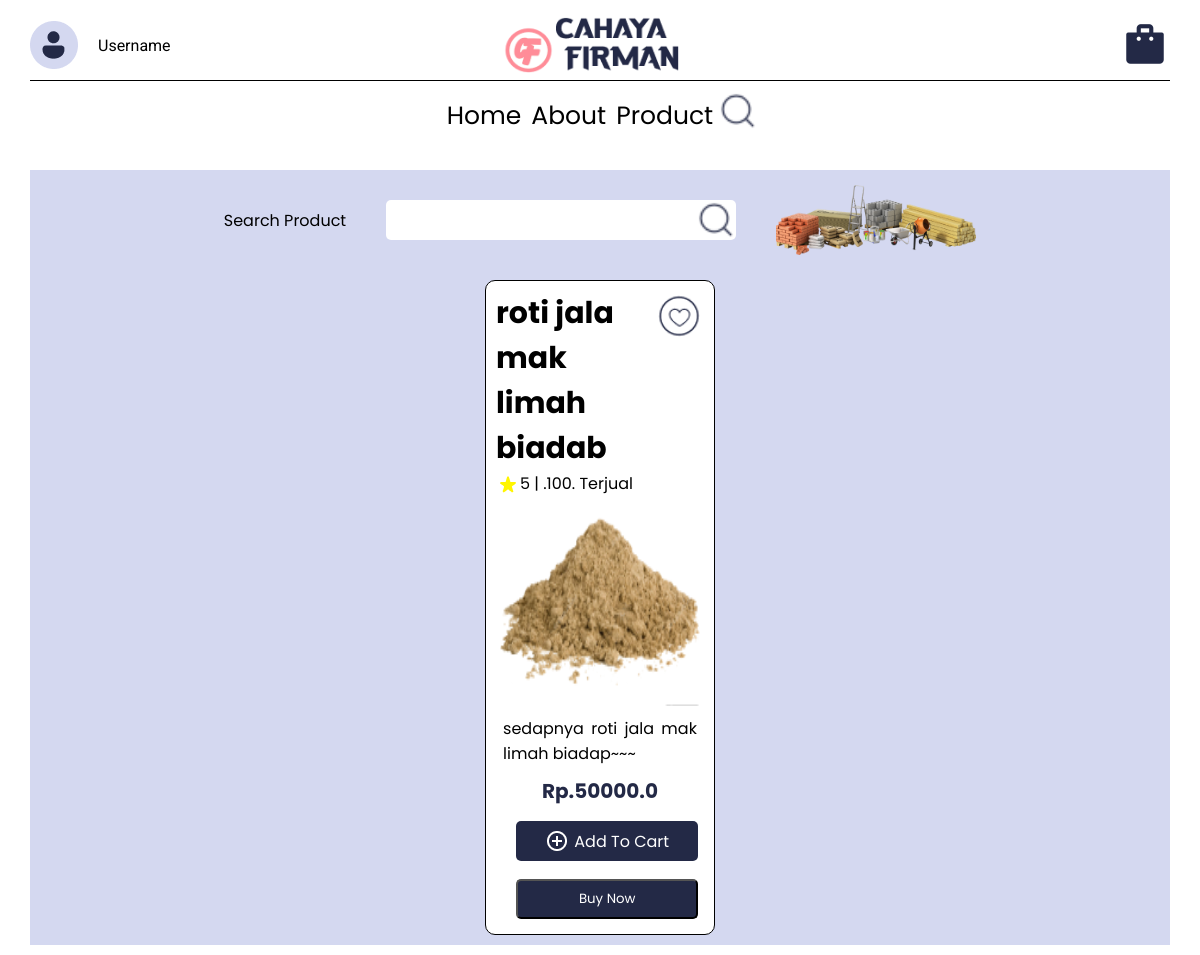
Before: / with the older database file.
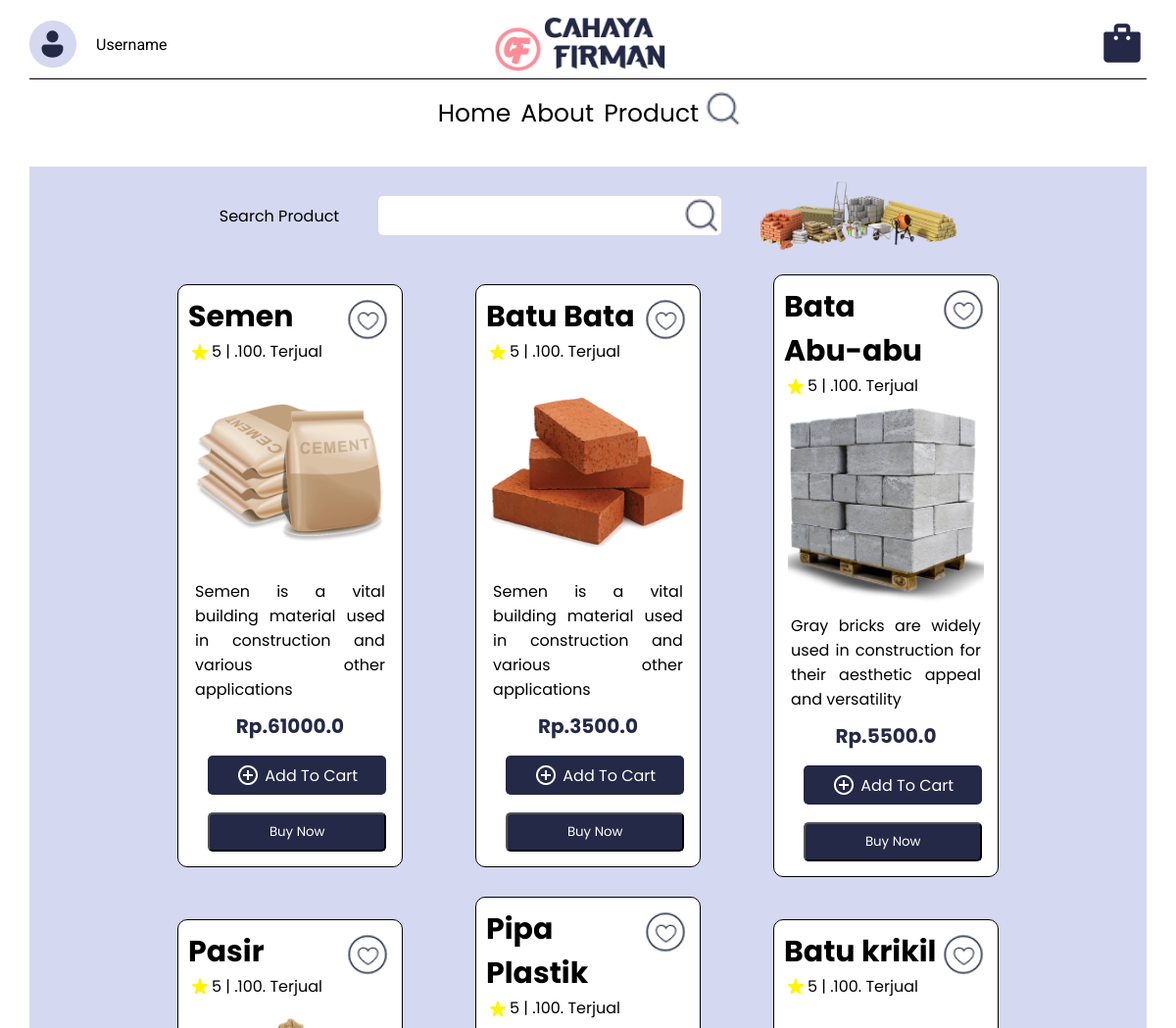
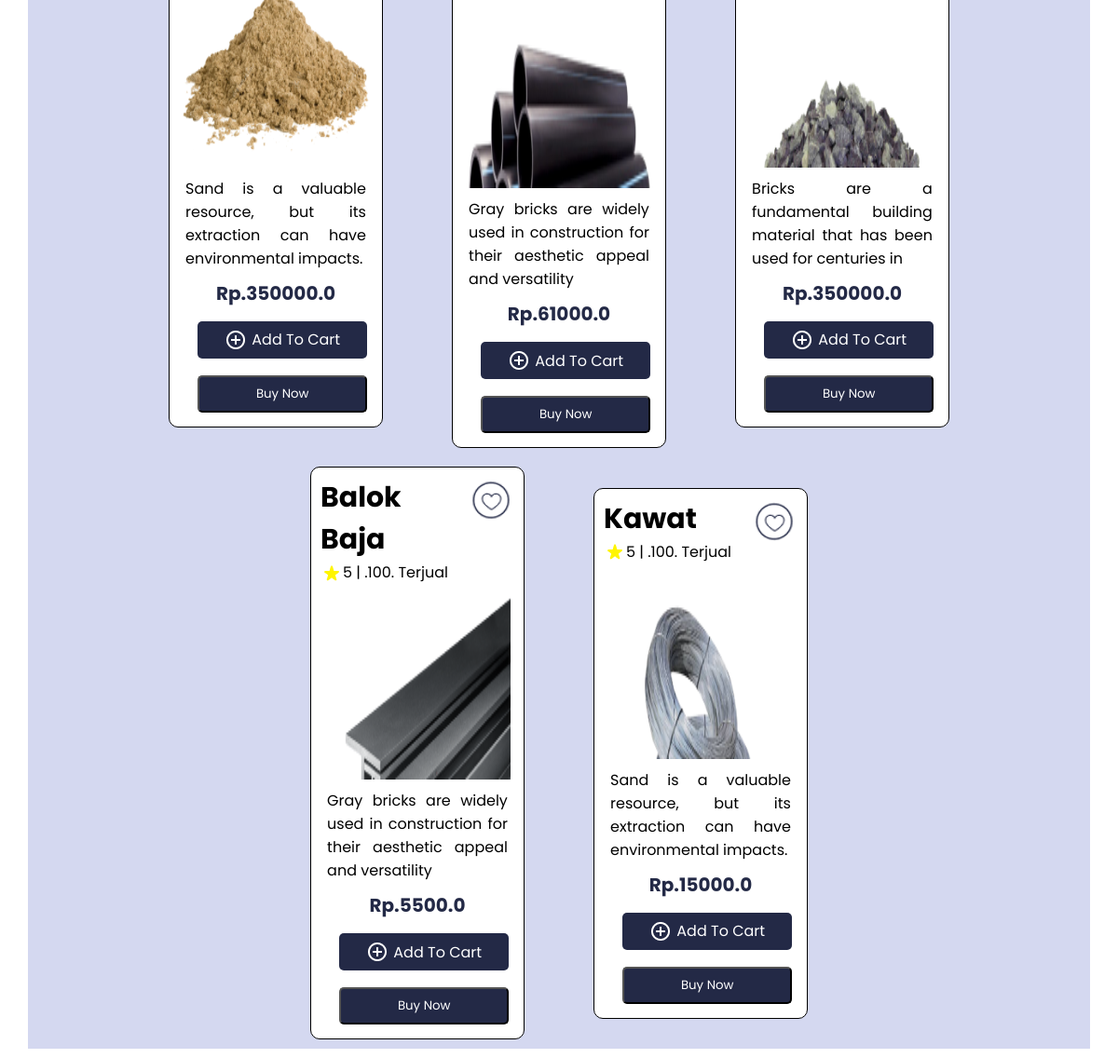
After: the same page with the newer database file (2 pictures, top to bottom).
### models/product.py (models this page shows)
class Product(db.Model):
    __tablename__ = 'product'
    id = db.Column(db.Integer, primary_key=True)
    name = db.Column(db.String(100))
    desc = db.Column(db.String(100))
    category = db.Column(db.String(100))
    quantityInStock = db.Column(db.Integer)
    price = db.Column(db.Float)
    picture = db.Column(db.String(100))

### app.py (the view)
@app.route("/", methods=["GET", "POST"])
def products():
    if request.method == "POST":
        product_id = request.form.get("product_id")
        flash("Product added to cart successfully")
        return redirect(url_for("products"))
    barang_list = Product.query.all()
    return render_template("product.html", barang_list=barang_list)

### templates/product.html (shortened to what this page needs)
<!DOCTYPE html>
<html>
<head>
    <link rel="stylesheet" type="text/css" href="{{ url_for('static', filename='css/product_style.css') }}">
</head>
<body>
    <div class="nav">
        <div class="logo">
            <div class="profile">
                <img class="logo-1" src="{{ url_for('static', filename='asset/profile_user.png') }}" alt="profile">
                <p class="username" Id="username">Username</p>
            </div>
            <img class="logo-2" src="{{ url_for('static', filename='asset/Logofirman.png') }}" alt="logo">
            <img class="bucket" src="{{ url_for('static', filename='asset/bucket.png') }}" alt="bucket">
        </div>
        <div class="navbar">
            <a href="#">Home</a>
            <a href="#">About</a>
            <a href="#">Product</a>
            <img src="{{ url_for('static', filename='asset/lucide_search.png') }}" alt="">
        </div>
    </div>
    <div class="container">
        <div class="search">
            <p>Search Product</p>
            <div class="img">
                <div class="space"></div>
                <img src="{{ url_for('static', filename='asset/lucide_search.png') }}" alt="">
            </div>
            <img class="img-1" src="{{ url_for('static', filename='asset/search_img.png') }}" alt="">
        </div>
        <div class="product">
            {% for barang in barang_list %}
            <div class="detail product-card">
                <div class="head">
                    <div class="head-1">
                        <p class="title">{{ barang.name }}</p>
                        <div class="rating">
                            <img src="{{ url_for('static', filename='asset/star_rating.png') }}" alt="">
                            <p>5 | .</p>
                            <br>
                            <p>100 </p>
                            <br>
                            <p>. Terjual</p>
                        </div>
                    </div>
                    <img class="love" src="{{ url_for('static', filename='asset/lovely.png') }}" alt="">
                </div>
                <img  Id="image" class="item" src="{{ url_for('static', filename='unggah/' + barang.picture) }}" alt="picture">
                <p class="des">{{ barang.desc }}</p>
                <p class="price">Rp.{{ barang.price }}</p>
                <div class="btn">
                    <img src="{{ url_for('static', filename='asset/add.png') }}" alt="">
                    <p>Add To Cart</p>
                </div>
                <div class="btn-1">
                    <form action="/buy/{{ barang.id }}" method="POST">
                        <button type="submit" class="sub">Buy Now</button>
                    </form>
                </div>
            </div>
            {% endfor %}
        </div>
    </div>
</body>
</html>

### static/css/product_style.css (style rules this page uses)
* { padding: 0; margin: 0; }
body { margin: 10px 30px; }
p { font-family: 'Poppins', sans-serif; }
#username { font-family: 'Roboto', sans-serif; }
.nav { display: flex; flex-direction: column; width: 100%; height: 150px; align-items: center; }
.nav .logo { width: 100%; display: flex; justify-content: space-between; flex-direction: row; border-bottom: 1px solid #000; }
.profile { margin: 10px 0px; display: flex; align-items: center; width: 30px; }
.profile img { margin: 0px 20px 0px 0px; align-items: center; }
.nav .logo img.logo-2 { width: 180px; height: 70px; }
.nav .logo img.bucket { margin: 10px 0px 0px 0px; width: 50px; height: 50px; }
.nav .navbar { display: flex; flex-direction: row; height: 400px; width: 100%; margin: 10px 0px 20px 0px; justify-content: center; }
.nav .navbar a { display: flex; justify-content: center; align-items: center; font-size: 20px; margin: 0px 5px; text-decoration: none; font-size: 25px; color: #000; font-family: 'Poppins', sans-serif; }
.navbar img { width: 40px; height: 40px; }
.container { margin-top: 10px; background-color: #D4D8F0; }
.container .search { margin-top: 0px; display: flex; align-items: center; width: 100%; justify-content: center; }
.search .img { margin: 30px 40px; border-radius: 5px; display: flex; justify-content: flex-end; width: 350px; height: 40px; background-color: white; }
.search .img .space { width: 50%; }
.search .img img { width: 50%; }
.search .img img { width: 40px; height: 40px; }
.search img.img-1 { width: 200px; height: 70px; }
.product { display: flex; width: 100%; flex-wrap: wrap; align-items: center; justify-content: center; }
.detail { flex-direction: column; background-color: white; margin: 10px 37px; width: 20%; border-radius: 10px; display: flex; border: 1px solid black; }
.product .detail .head { margin: 10px 10px; }
.detail .head { display: flex; justify-content: space-between; }
.detail .head img.love { width: 50px; height: 50px; }
.head .head-1 .rating { display: flex; flex-direction: row; align-items: center; }
p.title { font-family: 'Poppins', sans-serif; font-size: 30px; font-weight: bold; }
img.item { display: block; margin: 0 auto; width: 200px; height: 200px; }
p.des { margin-top: 10px; width: 85%; margin-left: auto; margin-right: auto; text-align: center; text-align: justify; }
p.price { margin-top: 10px; display: flex; justify-content: center; align-items: center; color: #232946; font-size: 20px; font-weight: bold; }
.btn { margin-left: 30px; margin-right: 30px; margin-top: 15px; border-radius: 5px; color: white; display: flex; align-items: center; justify-content: center; width: 80%; height: 40px; background-color: #232946; }
.btn img { margin-right: 5px; }
div.btn-1 { margin-bottom: 15px; }
.sub { font-family: 'Poppins', sans-serif; margin-left: 30px; margin-right: 30px; border-radius: 5px; color: white; display: flex; align-items: center; justify-content: center; width: 80%; height: 40px; background-color: #232946; }
button { font-family: 'Poppins', sans-serif; }

Changed rows visible on the page:
changed Product: name "roti jala mak limah biadab" → "Semen"; picture: a different picture; desc "sedapnya roti jala mak limah biadap~~~" → "Semen is a vital building material used in construction and various other applications"; price "50000.0" → "61000.0"
added Product: name "Batu Bata", picture (picture), desc "Semen is a vital building material used in construction and various other applications", price "3500.0"
added Product: name "Bata Abu-abu", picture (picture), desc "Gray bricks are widely used in construction for their aesthetic appeal and versatility", price "5500.0"
added Product: name "Pasir", picture (picture), desc "Sand is a valuable resource, but its extraction can have environmental impacts.", price "350000.0"
added Product: name "Pipa Plastik", picture (picture), desc "Gray bricks are widely used in construction for their aesthetic appeal and versatility", price "61000.0"
added Product: name "Batu krikil", picture (picture), desc "Bricks are a fundamental building material that has been used for centuries in", price "350000.0"
added Product: name "Balok Baja", picture (picture), desc "Gray bricks are widely used in construction for their aesthetic appeal and versatility", price "5500.0"
added Product: name "Kawat", picture (picture), desc "Sand is a valuable resource, but its extraction can have environmental impacts.", price "15000.0"
